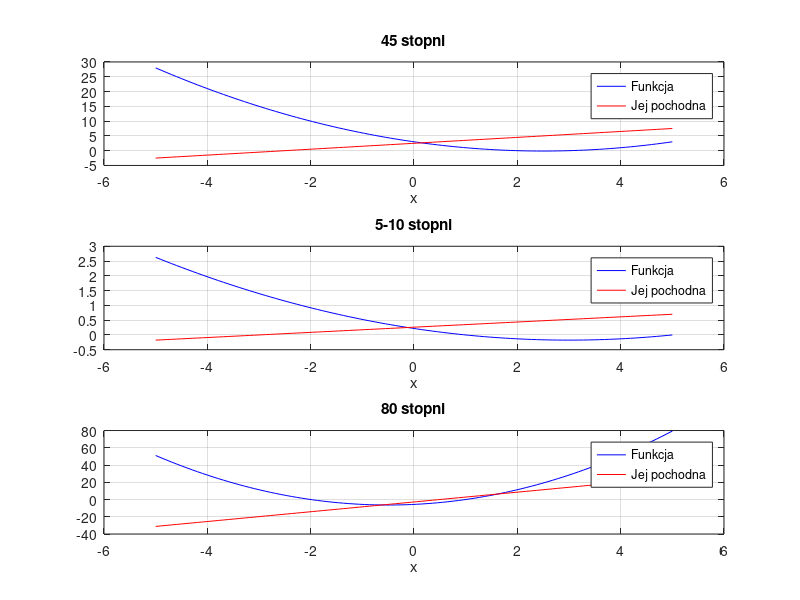

Here is the MATLAB script that generated this plot: (Note: this script raises an error after producing the figure.)
clear all;
close all;
clc;

x1_45 = 2;
x2_45 = 3;

x1_5 = 1;
x2_5 = 5;

x1_80 = -2;
x2_80 = 1;

a45 = tan(deg2rad(45))/2;
a5 = tan(deg2rad(5))/2;
a80 = tan(deg2rad(80))/2;

f45 = @(x) a45 * (x - x1_45) .* (x - x2_45);
f5 = @(x) a5 * (x - x1_5) .* (x - x2_5);
f80 = @(x) a80 * (x - x1_80) .* (x - x2_80);

fp45 = @(x) 2 * a45 * x + a45 * (x1_45 + x2_45);
fp5 = @(x) 2 * a5 * x + a5 * (x1_5 + x2_5);
fp80 = @(x) 2 * a80 * x + a80 * (x1_80 + x2_80);

x = linspace(-5,5,100);

desZero45 = 2;
desZero80 = 1;
desZero5 = 1;

figure;
subplot(3, 1, 1);
plot(x, f45(x), 'b-', x, fp45(x), 'r-');
title('45 stopni'); xlabel('x'); grid on;
legend('Funkcja', 'Jej pochodna');

subplot(3, 1, 2);
plot(x, f5(x), 'b-', x, fp5(x), 'r-');
title('5-10 stopni'); xlabel('x'); grid on;
legend('Funkcja', 'Jej pochodna');

subplot(3, 1, 3);
plot(x, f80(x), 'b-', x, fp80(x), 'r-');
title('80 stopni'); xlabel('x'); grid on;
legend('Funkcja', 'Jej pochodna');

it=20;
cb45 = nonlinsolvers(f45, fp45, 0, 2.5, 'bisection', it);
cb5 = nonlinsolvers(f5, fp5, 0, 2.5, 'bisection', it);
cb80 = nonlinsolvers(f80, fp80, 0, 2.5, 'bisection', it);

figure;
plot( 1:it,cb45,'o-'); xlabel('iter'); ylabel('cb(iter)');
title("45 deg"); 
figure;
plot( 1:it,cb5,'o-'); xlabel('iter'); ylabel('cb(iter)');
title("5 deg");
figure;
plot( 1:it,cb80,'o-'); xlabel('iter'); ylabel('cb(iter)');
title("80 deg");
tolerance = 0.001/100;

if abs(cb80(end)-desZero80) < tolerance
    disp('Osiągnięto wymaganą dokładność dla nachylenia 80');
else
    disp('Nie osiągnięto wymaganej dokładności dla nachylenia 80');
end

if abs(cb45(end)-desZero45) < tolerance
    disp('Osiągnięto wymaganą dokładność dla nachylenia 45');
else
    disp('Nie osiągnięto wymaganej dokładności dla nachylenia 45');
end


if abs(cb5(end)-desZero5) < tolerance
    disp('Osiągnięto wymaganą dokładność dla nachylenia 5');
else
    disp('Nie osiągnięto wymaganej dokładności dla nachylenia 5');
end